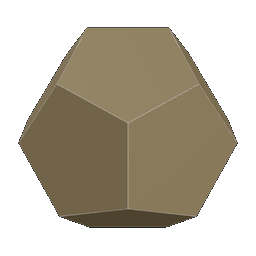
#> input picture trophies/dodecahedron-top.png, 256 x 256 px
$ python -i process_trophy_pngs.py   (imports and definitions only)
#> lines starting #> are read from the running program, lines starting #| are printed output that depends on the picture; after the words box and inside, x2 and y2 are one past the last pixel; in counts of white or black regions, pixels touching at a corner belong together
#> in process_one, im is the input picture: PIL image 256x256 RGBA; mean R, G, B, A 64.1, 57.1, 42.9, 127.2
#!/usr/bin/env python3
"""
Crop trophy renders to content bounds and normalize scale into square PNGs.
Treats low-alpha and flat dark neutral pixels (black / charcoal) as background.
"""
from __future__ import annotations

import os
from pathlib import Path

import numpy as np
from PIL import Image

# Source glob prefix -> output filename under trophies/ (must match tryFetchManualTrophyPng)
ASSET_TO_OUT = [
    ("Dodecahedron-d74049e9", "dodecahedron-top.png"),
    ("Tetrahedron-29ed3cb6", "tetrahedron-top.png"),
    ("Octahedron-57fa92f9", "octahedron-top.png"),
    ("Icosahedron-4abd4da3", "icosahedron-top.png"),
    ("Rhombic_Dodecahedron-40dd48b8", "rhombic-dodecahedron-net.png"),
    ("Cuboctahedron-48694535", "cuboctahedron-top.png"),
    ("Icosidodecahedron-4ffd7d99", "icosidodecahedron-top.png"),
    ("Truncated_Dodecahedron-18c4bf23", "truncated-dodecahedron-top.png"),
    ("Truncated_Icosidodecahedron-0b5f8142", "truncated-icosidodecahedron-top.png"),
    ("Truncated_Cube-1f4ceb3f", "truncated-cube-top.png"),
    ("Cube_Hexahedron-f03c12f9", "cube-top.png"),
    ("Truncated_Octahedron-b90cd37c", "truncated-octahedron-top.png"),
    ("Truncated_Tetrahedron-9d362770", "truncated-tetrahedron-top.png"),
    ("Rhombicuboctahedron-fcd75092", "rhombicuboctahedron-top.png"),
    ("Rhombicosidodecahedron-276a54d5", "small-rhombicosidodecahedron-top.png"),
    ("Snub_Cube-19585a44", "snub-cube-top.png"),
    ("Truncated_Icosahedron-a18b72db", "truncated-icosahedron-top.png"),
    ("Snub_Dodecahedron-2fd3cd44", "snub-dodecahedron-top.png"),
    ("Truncated_Cuboctahedron-77dafcc9", "truncated-cuboctahedron-top.png"),
]

OUT_SIZE = 256
MAX_FILL = 220  # max side of shape inside OUT_SIZE
ALPHA_CUT = 12
BG_CHROMA_MAX = 14
BG_BRIGHT_MAX = 52
# Stricter than crop: zero alpha on near-black neutrals (opaque #000 export background)
KNOCKOUT_MX = 28
KNOCKOUT_CHROMA = 12


def find_source(assets_dir: Path, prefix: str) -> Path | None:
    for p in assets_dir.iterdir():
        if not p.is_file() or p.suffix.lower() != ".png":
            continue
        if p.name.startswith(prefix):
            return p
    return None


def content_bbox(im: Image.Image) -> tuple[int, int, int, int]:
    arr = np.asarray(im.convert("RGBA"))
    r, g, b, a = arr[..., 0], arr[..., 1], arr[..., 2], arr[..., 3]
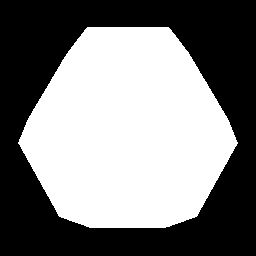
#> a: shape (256, 256); 49.9% white; 1 white region, box (x1, y1, x2, y2) and area: (18, 27, 238, 228) 32697
    mx = np.maximum(np.maximum(r, g), b)
    mn = np.minimum(np.minimum(r, g), b)
    chroma = mx - mn
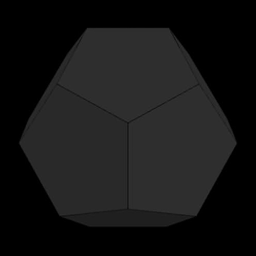
#> chroma: shape (256, 256); min 0, max 51, mean 21.2
    neutral_dark = (chroma <= BG_CHROMA_MAX) & (mx <= BG_BRIGHT_MAX)
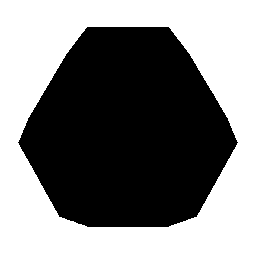
#> neutral_dark: shape (256, 256) bool; 50.4% white; 1 black region, box (x1, y1, x2, y2) and area: (18, 27, 238, 227) 32507
    is_bg = (a <= ALPHA_CUT) | (neutral_dark & (a > 0))
    fg = ~is_bg
    rows = np.any(fg, axis=1)
    cols = np.any(fg, axis=0)
    if not np.any(rows):
        h, w = arr.shape[:2]
        return 0, 0, w, h
    ys = np.flatnonzero(rows)
#> ys = 200 values from 27 to 226
    xs = np.flatnonzero(cols)
#> xs = 220 values from 18 to 237
    y0, y1 = int(ys[0]), int(ys[-1]) + 1
#> y0 = 27; y1 = 227
    x0, x1 = int(xs[0]), int(xs[-1]) + 1
#> x0 = 18; x1 = 238
    return x0, y0, x1, y1


def process_one(src: Path, dst: Path) -> None:
    im = Image.open(src)
    bbox = content_bbox(im)
#> bbox = (18, 27, 238, 227)
    pad = 2
    x0 = max(0, bbox[0] - pad)
#> x0 = 16
    y0 = max(0, bbox[1] - pad)
#> y0 = 25
    x1 = min(im.width, bbox[2] + pad)
#> x1 = 240
    y1 = min(im.height, bbox[3] + pad)
#> y1 = 229
    cropped = im.crop((x0, y0, x1, y1)).convert("RGBA")
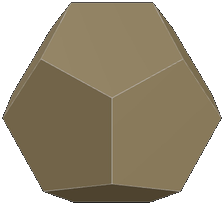
#> cropped: PIL image 224x204 RGBA; mean R, G, B, A 92, 81.9, 61.6, 182.5; transparent parts drawn white
    cw, ch = cropped.size
#> cw = 224; ch = 204
    scale = min(MAX_FILL / cw, MAX_FILL / ch)
#> scale = 0.982
    nw = max(1, int(round(cw * scale)))
#> nw = 220
    nh = max(1, int(round(ch * scale)))
#> nh = 200
    resized = cropped.resize((nw, nh), Image.Resampling.LANCZOS)
    canvas = Image.new("RGBA", (OUT_SIZE, OUT_SIZE), (0, 0, 0, 0))
#> canvas: PIL image 256x256 RGBA; every value is 0
    ox = (OUT_SIZE - nw) // 2
#> ox = 18
    oy = (OUT_SIZE - nh) // 2
#> oy = 28
    canvas.paste(resized, (ox, oy), resized)
    data = np.asarray(canvas, dtype=np.uint8).copy()
    r, g, b, a = data[..., 0], data[..., 1], data[..., 2], data[..., 3]
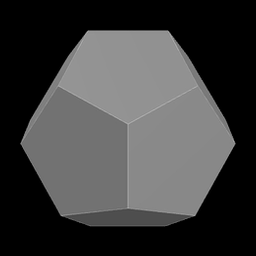
#> r: shape (256, 256); min 0, max 171, mean 61.7
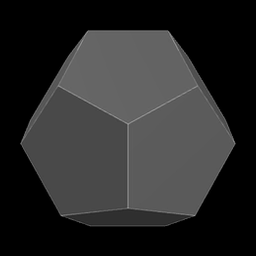
#> b: shape (256, 256); min 0, max 148, mean 41.3
    mx = np.maximum(np.maximum(r, g), b)
    mn = np.minimum(np.minimum(r, g), b)
    chroma = mx - mn
    knockout = ((mx <= KNOCKOUT_MX) & (chroma <= KNOCKOUT_CHROMA)) | (a <= ALPHA_CUT)
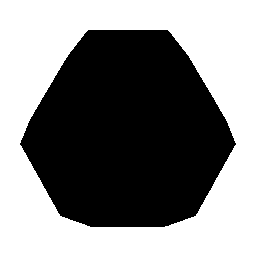
#> knockout: shape (256, 256) bool; 52% white; 1 black region, box (x1, y1, x2, y2) and area: (20, 30, 236, 227) 31467
    data[knockout, 3] = 0
#> data: shape (256, 256, 4); mean R, G, B, A 61.7, 54.9, 41.3, 121.9
    canvas = Image.fromarray(data, mode="RGBA")
#> (the run stopped early here; a loop or call above may not have finished)
